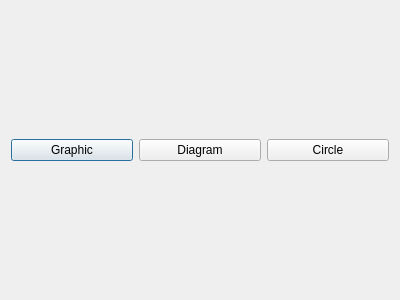
<?xml version="1.0" encoding="UTF-8"?>
<ui version="4.0">
 <class>Dialog</class>
 <widget class="QDialog" name="Dialog">
  <property name="geometry">
   <rect>
    <x>0</x>
    <y>0</y>
    <width>400</width>
    <height>300</height>
   </rect>
  </property>
  <property name="windowTitle">
   <string>Dialog</string>
  </property>
  <layout class="QHBoxLayout" name="horizontalLayout">
   <item>
    <widget class="QPushButton" name="Graph">
     <property name="text">
      <string>Graphic</string>
     </property>
    </widget>
   </item>
   <item>
    <widget class="QPushButton" name="Diagr">
     <property name="text">
      <string>Diagram</string>
     </property>
    </widget>
   </item>
   <item>
    <widget class="QPushButton" name="Gistogr">
     <property name="text">
      <string>Circle</string>
     </property>
    </widget>
   </item>
  </layout>
 </widget>
 <resources/>
 <connections/>
</ui>
